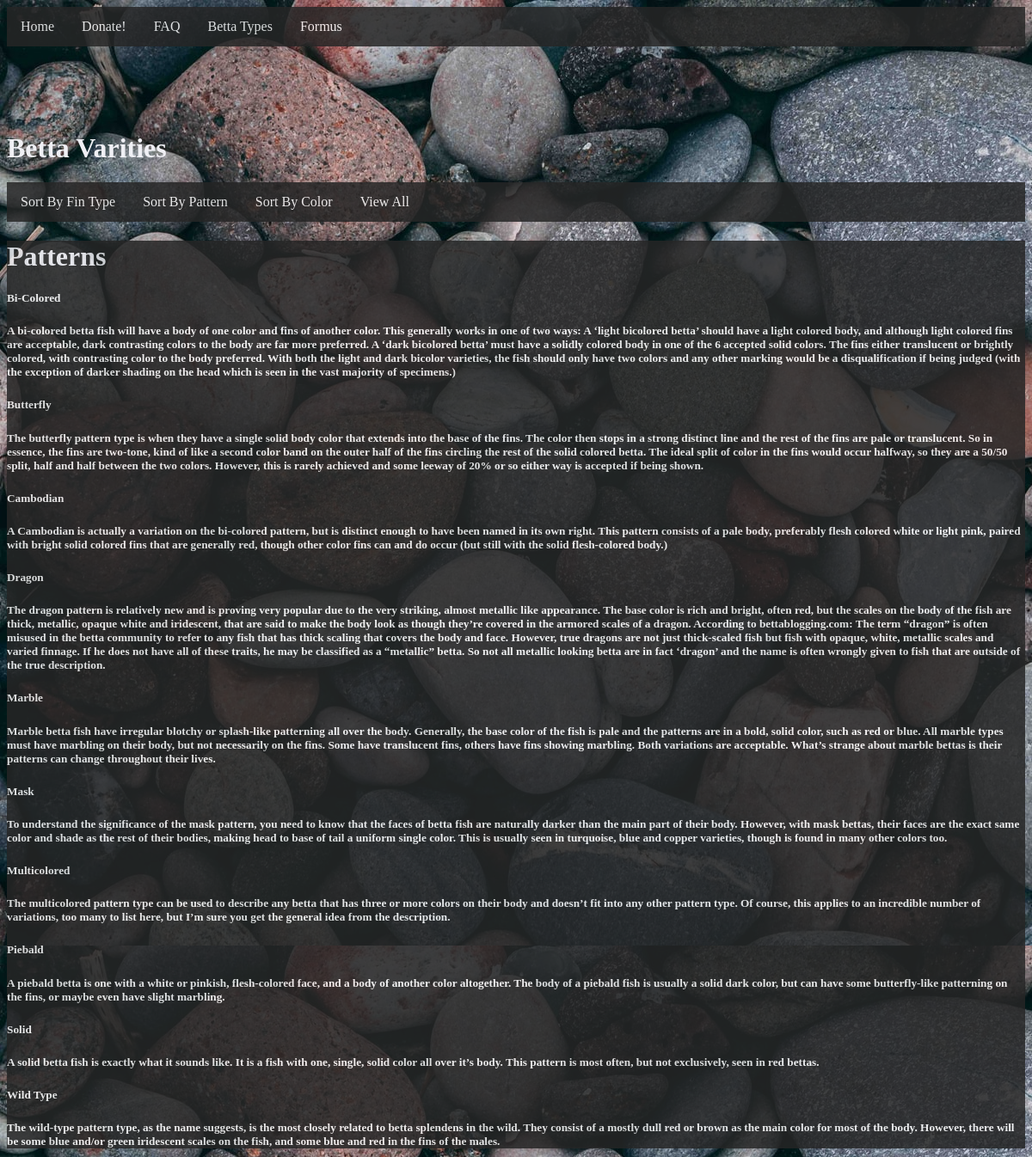
/sortByPattern.php, run on the app's committed database.
### tables this page shows
CREATE TABLE `bettavarieties` (
  `id` int(100) NOT NULL,
  `finType` varchar(200) NOT NULL,
  `pattern` varchar(200) NOT NULL,
  `color` varchar(200) NOT NULL,
  `info` varchar(1000) NOT NULL
);

### sortByPattern.php (the view, shortened to what this page needs)
<?php
     require('database/db_connect.php');
     $query = "SELECT * FROM bettavarieties ORDER BY Pattern";
     $statement = $db->prepare($query);
     $statement->execute();
?>
<!DOCTYPE html>
<html>
<head>
	<link rel="stylesheet" type="text/css" href="styles/betta.css">
</head>
<body>
		 <?php include('components/nav.php'); ?>
<h1>Betta Varities</h1>
<?php include('components/sortNavBetta.php'); ?>
<div id="bettaTable">
<h1>Patterns</h1>
<?php      $statement->execute(); ?>
<?php while($row = $statement ->fetch()): ?>
    <h5><?= $row['pattern']  ?></h5>
    <?php if($row['pattern'] != '' && $row['color'] == '' && $row['finType'] == ''): ?>
    	    <h5><?= $row['info']  ?></h5>
    <?php endif; ?>
<?php endwhile ?>
</div>
</body>
</html>

### styles/betta.css (style rules this page uses)
body { background-image: url("images/indexMultRocks.jpg"); background-attachment: fixed; }
#bettaTable { background-color: #262626; opacity: 0.85; }
#bettaTable h5, h4 { color: white; }
h1 { color: #f0f0f5; }
h5 { margin-bottom: 10px; }

### data on the page
bettavarieties: pattern "Bi-Colored", info "A bi-colored betta fish will have a body of one color and fins of another color. This generally works in one of two ways: A ‘light bicolored betta’ should have a light colored body, and although light colored fins are acceptable, dark contrasting colors to the body are far more preferred. A ‘dark bicolored betta’ must have a solidly colored body in one of the 6 accepted solid colors. The fins either translucent or brightly colored, with contrasting color to the body preferred. With both the light and dark bicolor varieties, the fish should only have two colors and any other marking would be a disqualification if being judged (with the exception of darker shading on the head which is seen in…"
bettavarieties: pattern "Butterfly", info "The butterfly pattern type is when they have a single solid body color that extends into the base of the fins. The color then stops in a strong distinct line and the rest of the fins are pale or translucent. So in essence, the fins are two-tone, kind of like a second color band on the outer half of the fins circling the rest of the solid colored betta. The ideal split of color in the fins would occur halfway, so they are a 50/50 split, half and half between the two colors. However, this is rarely achieved and some leeway of 20% or so either way is accepted if being shown."
bettavarieties: pattern "Cambodian", info "A Cambodian is actually a variation on the bi-colored pattern, but is distinct enough to have been named in its own right. This pattern consists of a pale body, preferably flesh colored white or light pink, paired with bright solid colored fins that are generally red, though other color fins can and do occur (but still with the solid flesh-colored body.)"
bettavarieties: pattern "Dragon", info "The dragon pattern is relatively new and is proving very popular due to the very striking, almost metallic like appearance. The base color is rich and bright, often red, but the scales on the body of the fish are thick, metallic, opaque white and iridescent, that are said to make the body look as though they’re covered in the armored scales of a dragon. According to bettablogging.com: The term “dragon” is often misused in the betta community to refer to any fish that has thick scaling that covers the body and face. However, true dragons are not just thick-scaled fish but fish with opaque, white, metallic scales and varied finnage. If he does not have all of these traits, he may be…"
bettavarieties: pattern "Marble", info "Marble betta fish have irregular blotchy or splash-like patterning all over the body. Generally, the base color of the fish is pale and the patterns are in a bold, solid color, such as red or blue. All marble types must have marbling on their body, but not necessarily on the fins. Some have translucent fins, others have fins showing marbling. Both variations are acceptable. What’s strange about marble bettas is their patterns can change throughout their lives."
bettavarieties: pattern "Mask", info "To understand the significance of the mask pattern, you need to know that the faces of betta fish are naturally darker than the main part of their body. However, with mask bettas, their faces are the exact same color and shade as the rest of their bodies, making head to base of tail a uniform single color. This is usually seen in turquoise, blue and copper varieties, though is found in many other colors too."
bettavarieties: pattern "Multicolored", info "The multicolored pattern type can be used to describe any betta that has three or more colors on their body and doesn’t fit into any other pattern type. Of course, this applies to an incredible number of variations, too many to list here, but I’m sure you get the general idea from the description."
bettavarieties: pattern "Piebald", info "A piebald betta is one with a white or pinkish, flesh-colored face, and a body of another color altogether. The body of a piebald fish is usually a solid dark color, but can have some butterfly-like patterning on the fins, or maybe even have slight marbling."
bettavarieties: pattern "Solid", info "A solid betta fish is exactly what it sounds like. It is a fish with one, single, solid color all over it’s body. This pattern is most often, but not exclusively, seen in red bettas."
bettavarieties: pattern "Wild Type", info "The wild-type pattern type, as the name suggests, is the most closely related to betta splendens in the wild. They consist of a mostly dull red or brown as the main color for most of the body. However, there will be some blue and/or green iridescent scales on the fish, and some blue and red in the fins of the males."
